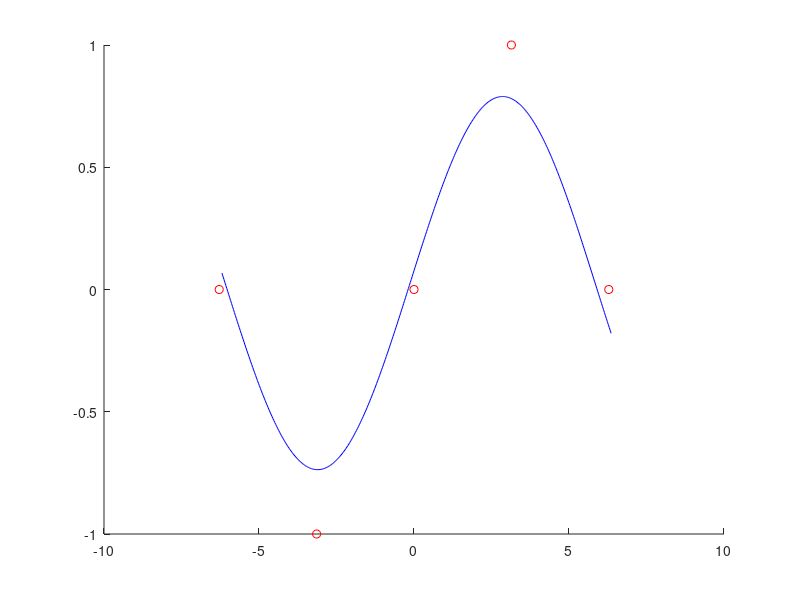

Reproduce this figure in MATLAB.
x = -2*pi+pi/36:0.0310:2*pi+pi/36;
x1 = linspace(-2*pi,2*pi,5);
y2 = [0,-1,0,1,0]; 
y = [0.02:-0.01:-1,-1:0.01:1,1:-0.01:-0.01];

y1 = y+0.001; %data for aproximization
%boundary values
kmin = tan(25); 
kmax = tan(70); 
bmin = -1; 
bmax = 1; 
rmin = 0; 
rmax = 1; 
vmin = 0; 
vmax = 1; 
Smin = 0.001;%minimal error
Smax = 10^10;%maximum error
N = 20000;%number of iterations

for i=1:N 
    k = kmin+(kmax-kmin)*rand(1);%take random value
    b = bmin+(bmax-bmin)*rand(1); 
    r = rmin+(rmax-rmin)*rand(1); 
    v = vmin+(vmax-vmin)*rand(1);  
    f = v+r*sin(x.*k+b);%function
    sqr = sum((y1-f).^2);%calculating error
    
    if sqr < Smax 
        kres = k; 
        bres = b; 
        rres = r; 
        vres = v; 
        Smax = sqr; 
    elseif sqr<Smin 
        break 
    end 
end 

hold on 
plot(x1,y2,'or') 
plot (x,vres+rres*sin(x.*kres+bres),'b')